Frame 1 (no input): blank canvas, image omitted
Frame 60 (no input): blank canvas, image omitted
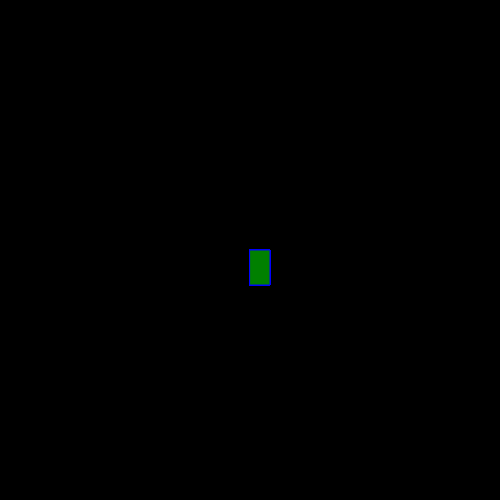
Frame 120 (the mouse pressed at the canvas centre since frame 60)

The p5.js sketch whose frames 1 and 60 were blank and that drew this single picture after the mouse press (run headless with seeded random() and noise() and a simulated clock; from frame 60 on, the mouse is pressed at the canvas centre):

// p5.js sketch
// ── sketch.js
function setup() {
    createCanvas(500, 500);
    background('black');
  }
  
  function draw() {
    
    stroke("blue");
    fill("green");
  
    //console.log(mouseIsPressed);
  
    if (mouseIsPressed) {
      rect(mouseX, mouseY, 20, 35);
    }
  }
  
